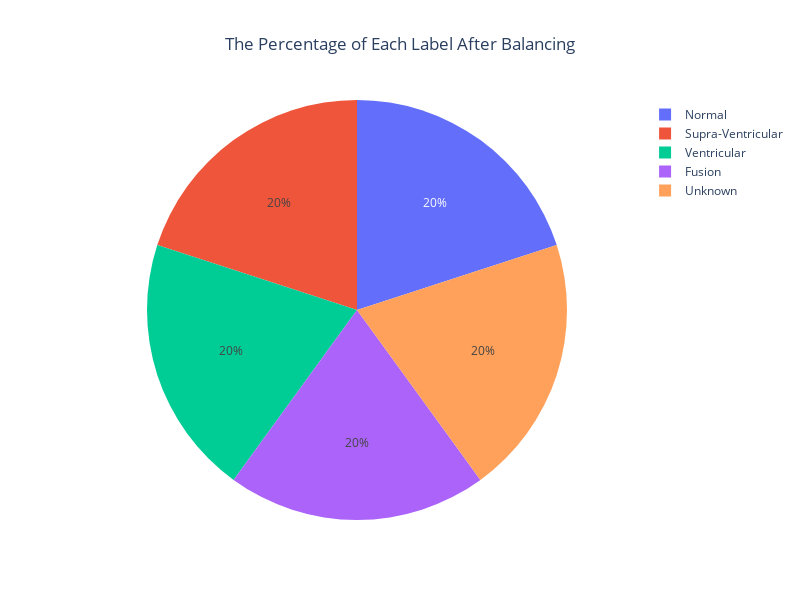

Notebook code for this chart:
### Code cell
pie_fig = px.pie(names=value_counts_train.index, values=value_counts_train.values,
                    title="The Percentage of Each Label After Balancing")

pie_fig.update_layout(title_x=0.5, width=800, height=600)
pie_fig.show()

### Figure 1 — Plotly figure (JSON) as saved in the notebook; plotly's stock layout.template omitted (floating-point values rounded to 4 significant figures)
{"data": [{"domain": {"x": [0, 1], "y": [0, 1]}, "hovertemplate": "label=%{label}<br>value=%{value}<extra></extra>", "labels": ["Normal", "Supra-Ventricular", "Ventricular", "Fusion", "Unknown"], "legendgroup": "", "name": "", "showlegend": true, "type": "pie", "values": [36235, 36235, 36235, 36235, 36235]}], "layout": {"height": 600, "legend": {"tracegroupgap": 0}, "title": {"text": "The Percentage of Each Label After Balancing", "x": 0.5}, "width": 800}}
